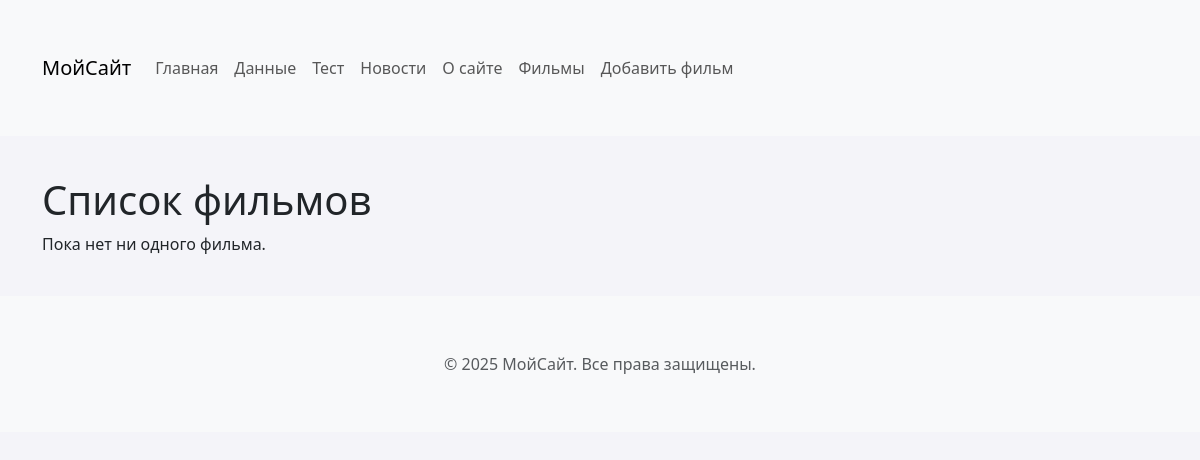
/films, run on an earlier commit of the app's database.
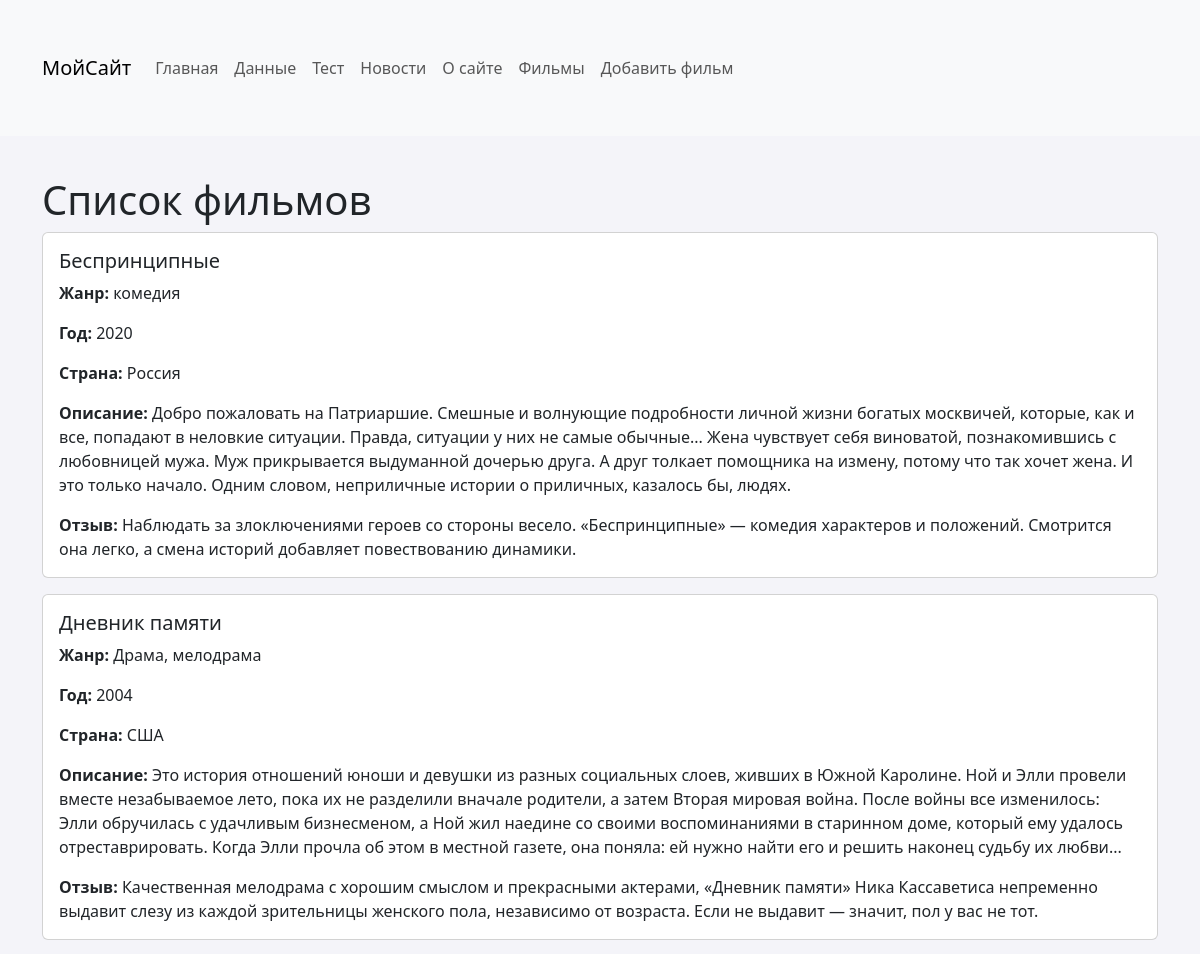
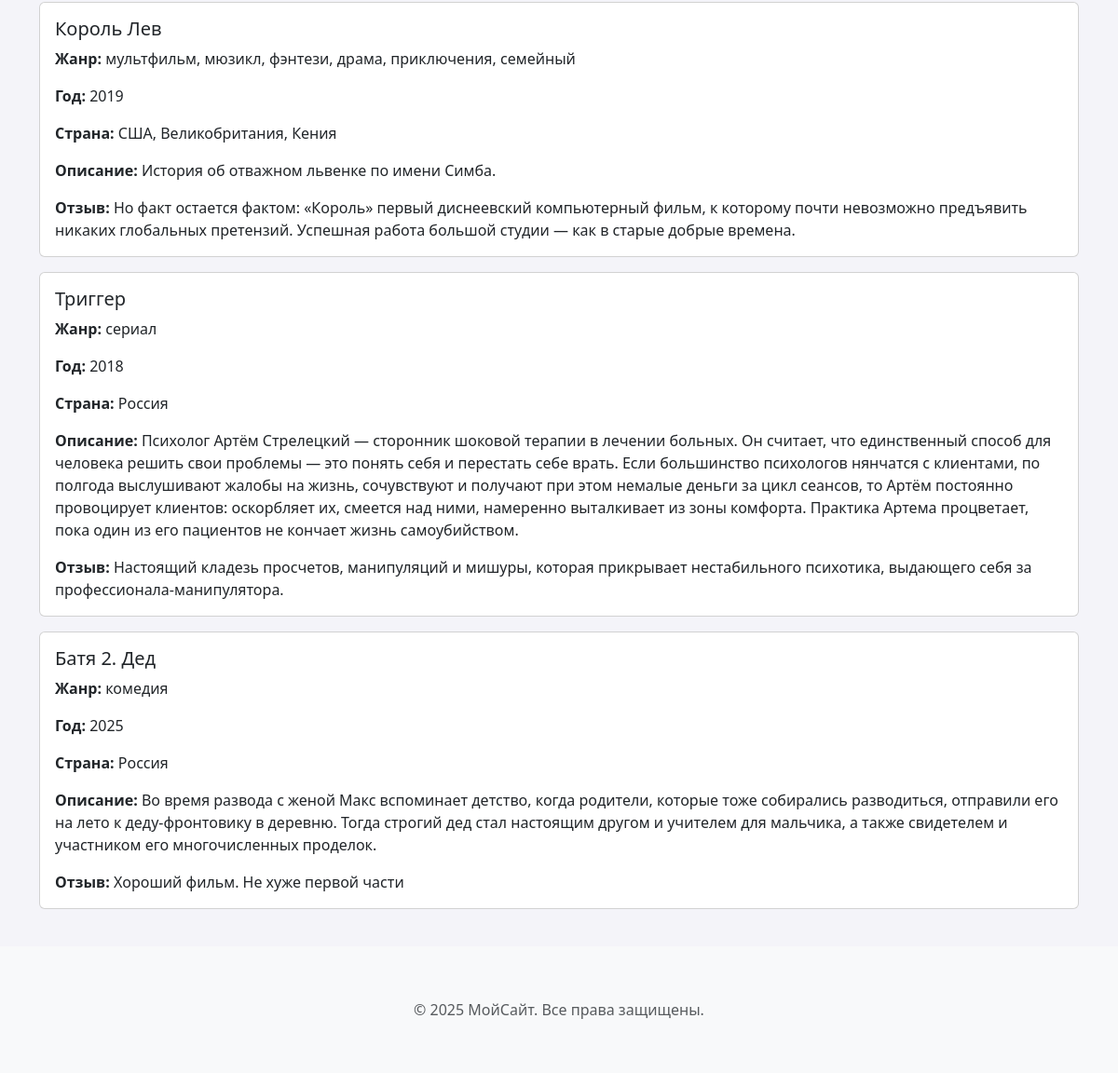
And on a later commit of the database (2 pictures, top to bottom).
### films/models.py (models this page shows, shortened)
class Film(models.Model):
    title       = models.CharField("Название",    max_length=200)
    description = models.TextField("Описание")
    review      = models.TextField("Отзыв")
    genre       = models.CharField("Жанр",        max_length=100, default="", blank=True)
    year        = models.PositiveIntegerField("Год выпуска", default=2025)
    country     = models.CharField("Страна",      max_length=100, default="", blank=True)

### films/views.py (the view)
# urls.py: path('',      views.film_list,   name='film_list'),
def film_list(request):
    films = Film.objects.all()
    return render(request, 'films/film_list.html', {'films': films})

### films/templates/films/film_list.html (shortened to what this page needs)
{% extends 'myapp/base.html' %}
{% block content %}
  <h1>Список фильмов</h1>
  {% for film in films %}
    <div class="card mb-3">
      <div class="card-body">
        <h5 class="card-title">{{ film.title }}</h5>
        <p class="card-text"><strong>Жанр:</strong> {{ film.genre }}</p>
        <p class="card-text"><strong>Год:</strong> {{ film.year }}</p>
        <p class="card-text"><strong>Страна:</strong> {{ film.country }}</p>
        <p class="card-text"><strong>Описание:</strong> {{ film.description }}</p>
        <p class="card-text"><strong>Отзыв:</strong> {{ film.review }}</p>
      </div>
    </div>
  {% empty %}
    <p>Пока нет ни одного фильма.</p>
  {% endfor %}
{% endblock %}

### myapp/templates/myapp/base.html (shortened to what this page needs)
{% load static %}
<html lang="ru">
<head>
  <link
    href="https://cdn.jsdelivr.net/npm/bootstrap@5.3.0/dist/css/bootstrap.min.css"
    rel="stylesheet">
  <link rel="stylesheet" href="{% static 'myapp/css/style.css' %}">
</head>
<body>
  {% include 'myapp/menu.html' %}
  <div class="container">
    {% block content %}{% endblock %}
  </div>
  {% include 'myapp/footer.html' %}
</body>
</html>

### myapp/templates/myapp/menu.html (shortened to what this page needs)
<nav class="navbar navbar-expand-lg navbar-light bg-light">
  <div class="container">
    <a class="navbar-brand" href="{% url 'home_view' %}">МойСайт</a>
    <div class="collapse navbar-collapse" id="navbarNav">
      <ul class="navbar-nav">
        <li class="nav-item">
          <a class="nav-link" href="{% url 'home_view' %}">Главная</a>
        </li>
        <li class="nav-item">
          <a class="nav-link" href="{% url 'data_view' %}">Данные</a>
        </li>
        <li class="nav-item">
          <a class="nav-link" href="{% url 'test_view' %}">Тест</a>
        </li>
        <li class="nav-item">
          <a class="nav-link" href="{% url 'news_list' %}">Новости</a>
        </li>
        <li class="nav-item">
          <a class="nav-link" href="{% url 'about_view' %}">О сайте</a>
        </li>
        <li class="nav-item">
          <a class="nav-link" href="{% url 'film_list' %}">Фильмы</a>
        <li class="nav-item">
          <a class="nav-link" href="{% url 'film_create' %}">Добавить фильм</a>
        </li>
      </ul>
    </div>
  </div>
</nav>

### myapp/templates/myapp/footer.html
<footer class="bg-light text-center py-3 mt-4">
  <div class="container">
    <span class="text-muted">© 2025 МойСайт. Все права защищены.</span>
  </div>
</footer>

### myapp/static/myapp/css/style.css (style rules this page uses)
body { background: #f4f4f9 url("../images/bg-pattern.png") center/cover fixed; }
.container { margin-top: 40px; margin-bottom: 40px; }

What changed in the data, as far as the page shows it:
added Film: title "Беспринципные", genre "комедия", year "2020", country "Россия", description "Добро пожаловать на Патриаршие. Смешные и волнующие подробности личной жизни богатых москвичей, которые, как и все, попадают в неловкие ситуации. Правда, ситуации у них не самые обычные... Жена чувствует себя виноватой, познакомившись с любовницей мужа. Муж прикрывается выдуманной дочерью друга. А друг толкает помощника на измену, потому что так хочет жена. И это только начало. Одним словом, неприличные истории о приличных, казалось бы, людях.", review "Наблюдать за злоключениями героев со стороны весело. «Беспринципные» — комедия характеров и положений. Смотрится она легко, а смена историй добавляет повествованию динамики."
added Film: title "Дневник памяти", genre "Драма, мелодрама", year "2004", country "США", description "Это история отношений юноши и девушки из разных социальных слоев, живших в Южной Каролине. Ной и Элли провели вместе незабываемое лето, пока их не разделили вначале родители, а затем Вторая мировая война. После войны все изменилось: Элли обручилась с удачливым бизнесменом, а Ной жил наедине со своими воспоминаниями в старинном доме, который ему удалось отреставрировать. Когда Элли прочла об этом в местной газете, она поняла: ей нужно найти его и решить наконец судьбу их любви...", review "Качественная мелодрама с хорошим смыслом и прекрасными актерами, «Дневник памяти» Ника Кассаветиса непременно выдавит слезу из каждой зрительницы женского пола, независимо от возраста. Если не выдавит — значит, пол у вас не тот."
added Film: title "Король Лев", genre "мультфильм, мюзикл, фэнтези, драма, приключения, семейный", year "2019", country "США, Великобритания, Кения", description "История об отважном львенке по имени Симба.", review "Но факт остается фактом: «Король» первый диснеевский компьютерный фильм, к которому почти невозможно предъявить никаких глобальных претензий. Успешная работа большой студии — как в старые добрые времена."
added Film: title "Триггер", genre "сериал", year "2018", country "Россия", description "Психолог Артём Стрелецкий — сторонник шоковой терапии в лечении больных. Он считает, что единственный способ для человека решить свои проблемы — это понять себя и перестать себе врать. Если большинство психологов нянчатся с клиентами, по полгода выслушивают жалобы на жизнь, сочувствуют и получают при этом немалые деньги за цикл сеансов, то Артём постоянно провоцирует клиентов: оскорбляет их, смеется над ними, намеренно выталкивает из зоны комфорта. Практика Артема процветает, пока один из его пациентов не кончает жизнь самоубийством.", review "Настоящий кладезь просчетов, манипуляций и мишуры, которая прикрывает нестабильного психотика, выдающего себя за профессионала-манипулятора."
added Film: title "Батя 2. Дед", genre "комедия", year "2025", country "Россия", description "Во время развода с женой Макс вспоминает детство, когда родители, которые тоже собирались разводиться, отправили его на лето к деду-фронтовику в деревню. Тогда строгий дед стал настоящим другом и учителем для мальчика, а также свидетелем и участником его многочисленных проделок.", review "Хороший фильм. Не хуже первой части"
Also different on the page:
text no longer shown: "Пока нет ни одного фильма."
